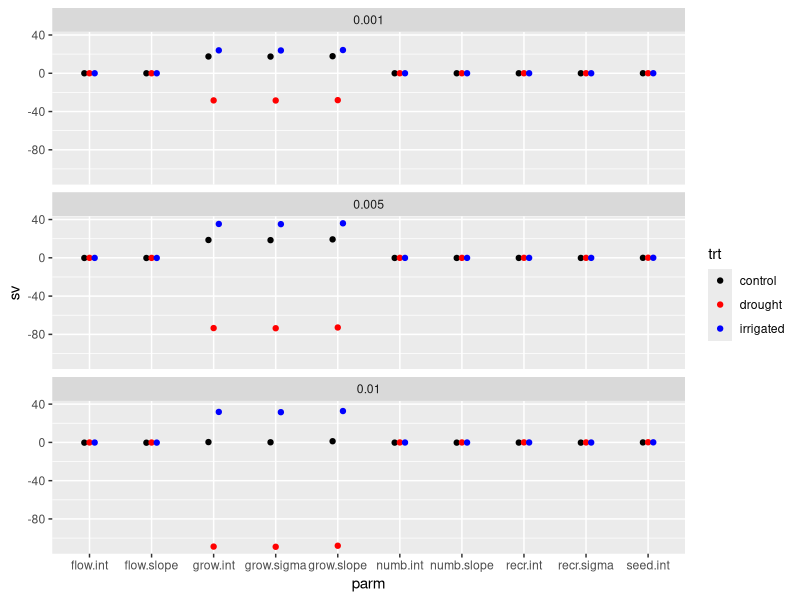

This chart was generated by the following R code:
# Script for doing deterministic LTRE by vital rate regression coefficient
# perturbation with no phenology
# Mostly this is being done as a proof of concept (making sure sums are correct)
# etc.

### ---------------------------------

library(ggplot2)
library(dplyr)
library(tidyr)

rm(list = ls())

# Observed vitals
growsurv = read.csv('03_construct_kernels/out/deterministic_growsurv_kernel.csv')
reprodct = read.csv('03_construct_kernels/out/deterministic_reprod_kernel_no_phen.csv')

# Outputs with perturbations
growsurv.pert = read.csv('03_construct_kernels/out/deterministic_grow_coef_perturbation_no_phen.csv')
reprodct.pert = read.csv('03_construct_kernels/out/deterministic_repr_coef_perturbation_no_phen.csv')

# Get germination rates
trt.germ = expand.grid(
  trt = c('control', 'drought', 'irrigated'),
  p.germ = c(0.001, 0.005, 0.01)
)

# Combine to get kernels
all.kernels = merge(
  x = growsurv %>% select(size.prev, size.cur, trt, p.size.cur),
  y = reprodct %>% select(size.pre , size.cur, trt, p.size.cur),
  by.x = c('size.prev', 'size.cur', 'trt'),
  by.y = c('size.pre' , 'size.cur', 'trt'),
  suffixes = c('.g', '.f')
) %>%
  merge(trt.germ, all.y = TRUE) %>%
  mutate(p.size.cur = p.size.cur.g + p.size.cur.f * p.germ) %>%
  select(-c(p.size.cur.g, p.size.cur.f))

head(all.kernels)

# Get perturbation matrices
all.pert.kernels = rbind(
  merge(
    x = growsurv.pert, 
    y = reprodct %>% select(size.pre, size.cur, trt, p.size.cur),
    by.x = c('size.prev', 'size.cur', 'trt'),
    by.y = c('size.pre' , 'size.cur', 'trt'),
    suffixes = c('.g', '.f')
  ),
  merge(
    x = growsurv %>% select(size.prev , size.cur, trt, p.size.cur),
    y = reprodct.pert,
    by.x = c('size.prev', 'size.cur', 'trt'),
    by.y = c('size.pre' , 'size.cur', 'trt'),
    suffixes = c('.g', '.f')
  )
) %>%
  merge(trt.germ, all.y = TRUE) %>%
  mutate(p.size.cur = p.size.cur.g + p.size.cur.f * p.germ) %>%
  select(-c(p.size.cur.g, p.size.cur.f)) %>%
  mutate(perturb.param = gsub('\\_', '.', perturb.param))

head(all.pert.kernels)

# Split up to make into matrices

all.matr = split(all.kernels, all.kernels[,c("trt", "p.germ")], sep = '_') %>%
  lapply(
    function(df) {
      df %>%
        arrange(size.prev, size.cur) %>%
        pivot_wider(names_from = size.prev, values_from = p.size.cur) %>%
        select(-c(trt, p.germ, size.cur)) %>%
        as.matrix()
    }
  )

all.lambda = all.matr %>% 
  sapply(function(m) Re(eigen(m)$values[1])) %>%
  data.frame(lambda = .) %>%
  mutate(trt_p.germ = row.names(.)) %>%
  separate(trt_p.germ, into = c('trt', 'p.germ'), sep = '_')


all.pert.matr = split(all.pert.kernels, all.pert.kernels[,c("trt", "p.germ", "perturb.param")], sep = '_') %>%
  lapply(
    function(df) {
      df %>%
        arrange(size.prev, size.cur) %>%
        pivot_wider(names_from = size.prev, values_from = p.size.cur) %>%
        select(-c(trt, p.germ, perturb.param, size.cur)) %>%
        as.matrix()
    }
  )

all.pert.lambda = all.pert.matr %>% 
  sapply(function(m) Re(eigen(m)$values[1])) %>%
  data.frame(lambda = .) %>%
  mutate(trt_p.germ = row.names(.)) %>%
  separate(trt_p.germ, into = c('trt', 'p.germ', 'parm'), sep = '_')

head(all.pert.lambda)

# Cool, now we mergie

all.sens = merge(
  all.lambda, all.pert.lambda, 
  by = c('trt', 'p.germ'),
  suffixes = c('.orig', '.pert')
) %>%
  mutate(sv = (lambda.pert - lambda.orig) / .0001)

all.sens %>%
  ggplot(aes(x = parm, y = sv, colour = trt, group = trt)) +
  geom_point(position = position_dodge(width = 1/4)) +
  scale_colour_manual(values = c('black', 'red', 'blue')) +
  facet_wrap(~ p.germ, nrow = 3)

# ah... sign error here. the zero-inflation terms need to be done differently
